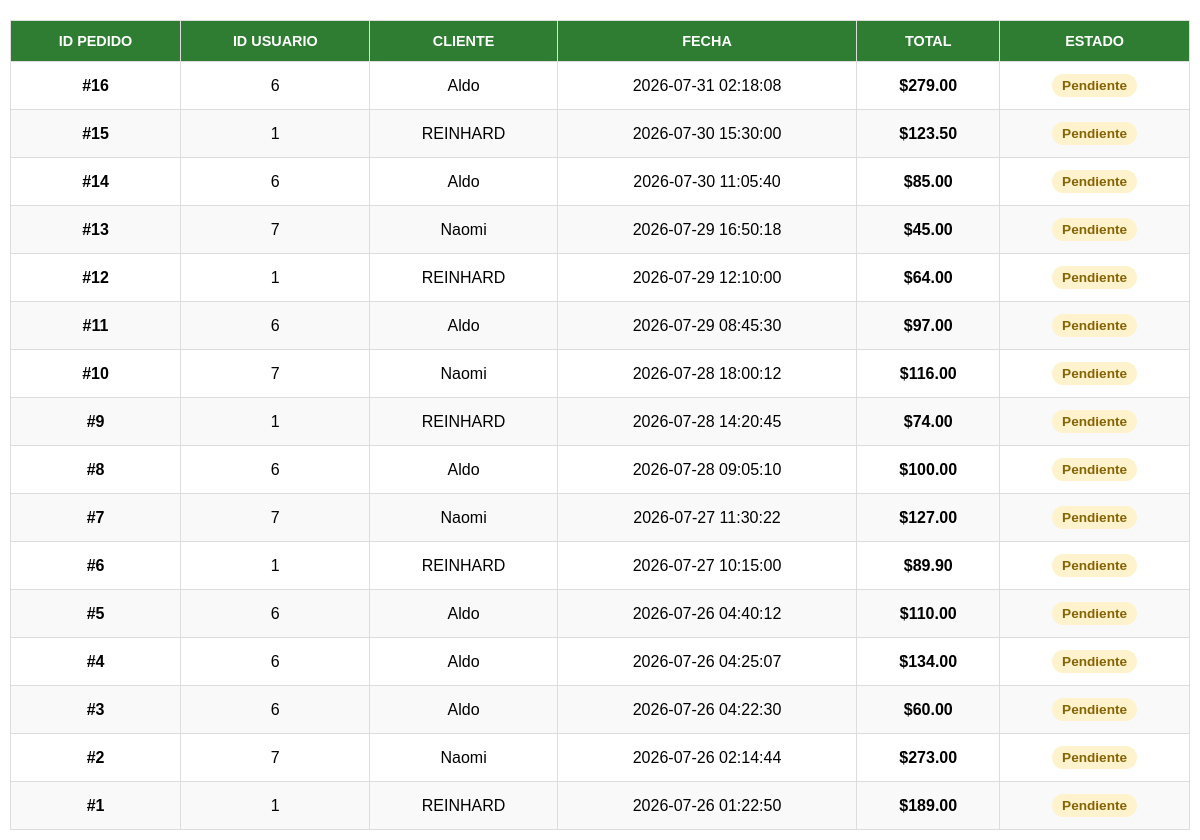
The app's page /PagAdmin/pedidos.php with its own data.
### tables this page shows
CREATE TABLE `pedidos` (
  `id_pedido` int(11) NOT NULL,
  `id_usuario` int(11) NOT NULL,
  `fecha` datetime DEFAULT current_timestamp(),
  `total` decimal(10,2) NOT NULL,
  `estado` enum('Pendiente','Pagado','Enviado','Entregado','Cancelado') DEFAULT 'Pendiente'
);

CREATE TABLE `usuarios` (
  `id_usuario` int(11) NOT NULL,
  `nombre` varchar(100) NOT NULL,
  `apellido_paterno` varchar(100) DEFAULT NULL,
  `apellido_materno` varchar(100) DEFAULT NULL,
  `correo` varchar(100) NOT NULL,
  `usuario` varchar(50) NOT NULL,
  `password` varchar(255) NOT NULL,
  `telefono` varchar(20) DEFAULT NULL,
  `fecha_registro` timestamp NOT NULL DEFAULT current_timestamp(),
  `id_rol` int(11) NOT NULL
);

### PagAdmin/pedidos.php (the view, shortened to what this page needs)
<?php
require_once("../PagRegistro/conexion.php");
$sql = "SELECT p.id_pedido, p.id_usuario, u.nombre AS usuario_nombre, p.fecha, p.total, p.estado
        FROM pedidos p
        LEFT JOIN usuarios u ON p.id_usuario = u.id_usuario
        ORDER BY p.fecha DESC";
$resultado = $conexion->query($sql);
?>
<!DOCTYPE html>
<html lang="es">
<head>
</head>
<body>
<table>
    <thead>
        <tr>
            <th>ID Pedido</th>
            <th>ID Usuario</th>
            <th>Cliente</th>
            <th>Fecha</th>
            <th>Total</th>
            <th>Estado</th>
        </tr>
    </thead>
    <tbody>
        <?php if ($resultado && $resultado->num_rows > 0): ?>
            <?php while ($fila = $resultado->fetch_assoc()): ?>
                <tr>
                    <td><strong>#<?php echo $fila['id_pedido']; ?></strong></td>
                    <td><?php echo $fila['id_usuario']; ?></td>
                    <td><?php echo htmlspecialchars($fila['usuario_nombre'] ?? 'Cliente Registrado'); ?></td>
                    <td><?php echo $fila['fecha']; ?></td>
                    <td><strong>$<?php echo number_format($fila['total'], 2); ?></strong></td>
                    <td>
                        <span class="badge">
                            <?php echo ucfirst($fila['estado']); ?>
                        </span>
                    </td>
                </tr>
            <?php endwhile; ?>
        <?php endif; ?>
    </tbody>
</table>
</body>
</html>

### PagAdmin/pedidos.php (style rules this page uses)
body { font-family: Arial, sans-serif; margin: 0; padding: 10px; background-color: #fff; }
table { width: 100%; border-collapse: collapse; margin-top: 10px; }
th, td { padding: 12px; border: 1px solid #ddd; text-align: center; }
th { background-color: #2e7d32; color: white; font-size: 0.9rem; text-transform: uppercase; }
tr:nth-child(even) { background-color: #f9f9f9; }
.badge { display: inline-block; padding: 4px 10px; border-radius: 12px; font-size: 0.85rem; font-weight: bold; background-color: #fff3cd; color: #856404; }

### records on screen
pedidos: id_pedido "16", id_usuario "6", id_usuario.nombre "Aldo", fecha "2026-07-31 02:18:08", total "279.00", estado "Pendiente"
pedidos: id_pedido "15", id_usuario "1", id_usuario.nombre "REINHARD", fecha "2026-07-30 15:30:00", total "123.50", estado "Pendiente"
pedidos: id_pedido "14", id_usuario "6", id_usuario.nombre "Aldo", fecha "2026-07-30 11:05:40", total "85.00", estado "Pendiente"
pedidos: id_pedido "13", id_usuario "7", id_usuario.nombre "Naomi", fecha "2026-07-29 16:50:18", total "45.00", estado "Pendiente"
pedidos: id_pedido "12", id_usuario "1", id_usuario.nombre "REINHARD", fecha "2026-07-29 12:10:00", total "64.00", estado "Pendiente"
pedidos: id_pedido "11", id_usuario "6", id_usuario.nombre "Aldo", fecha "2026-07-29 08:45:30", total "97.00", estado "Pendiente"
pedidos: id_pedido "10", id_usuario "7", id_usuario.nombre "Naomi", fecha "2026-07-28 18:00:12", total "116.00", estado "Pendiente"
pedidos: id_pedido "9", id_usuario "1", id_usuario.nombre "REINHARD", fecha "2026-07-28 14:20:45", total "74.00", estado "Pendiente"
pedidos: id_pedido "8", id_usuario "6", id_usuario.nombre "Aldo", fecha "2026-07-28 09:05:10", total "100.00", estado "Pendiente"
pedidos: id_pedido "7", id_usuario "7", id_usuario.nombre "Naomi", fecha "2026-07-27 11:30:22", total "127.00", estado "Pendiente"
pedidos: id_pedido "6", id_usuario "1", id_usuario.nombre "REINHARD", fecha "2026-07-27 10:15:00", total "89.90", estado "Pendiente"
pedidos: id_pedido "5", id_usuario "6", id_usuario.nombre "Aldo", fecha "2026-07-26 04:40:12", total "110.00", estado "Pendiente"
pedidos: id_pedido "4", id_usuario "6", id_usuario.nombre "Aldo", fecha "2026-07-26 04:25:07", total "134.00", estado "Pendiente"
pedidos: id_pedido "3", id_usuario "6", id_usuario.nombre "Aldo", fecha "2026-07-26 04:22:30", total "60.00", estado "Pendiente"
pedidos: id_pedido "2", id_usuario "7", id_usuario.nombre "Naomi", fecha "2026-07-26 02:14:44", total "273.00", estado "Pendiente"
pedidos: id_pedido "1", id_usuario "1", id_usuario.nombre "REINHARD", fecha "2026-07-26 01:22:50", total "189.00", estado "Pendiente"
